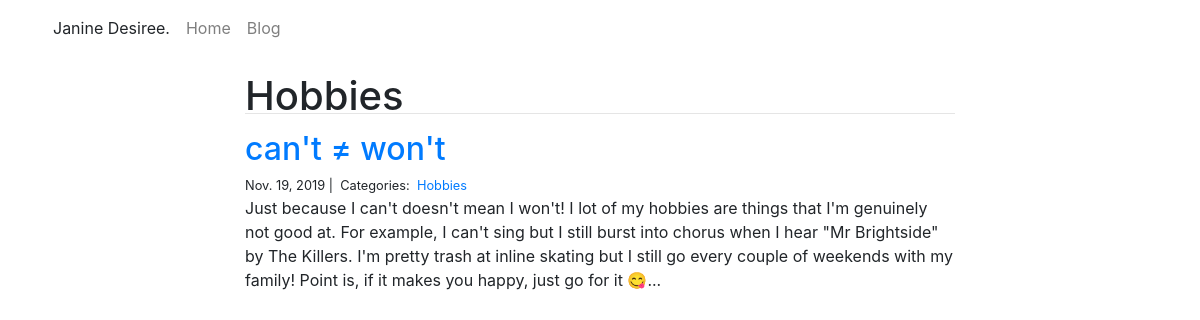
/blog/Hobbies/, run on an earlier commit of the app's database.
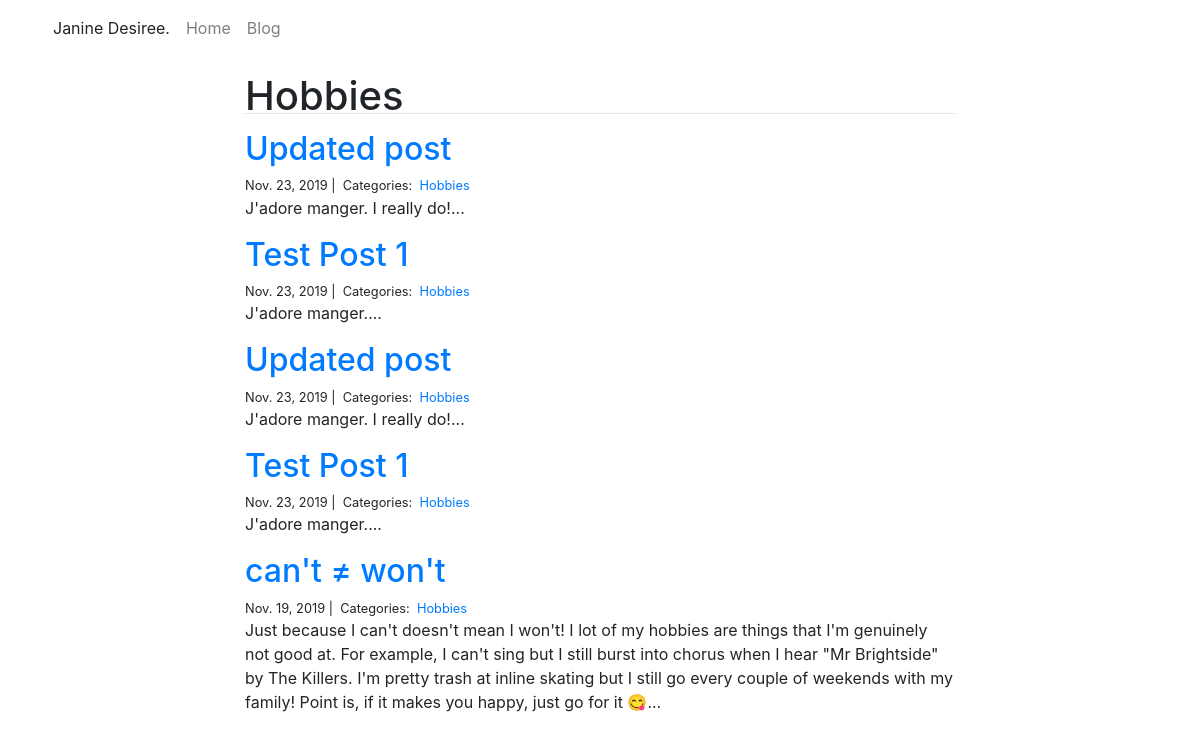
And on a later commit of the database.
### blog/models.py (models this page shows, shortened)
class Post(models.Model):
    title = models.CharField(max_length=255)
    body = models.TextField()
    created_on = models.DateTimeField(auto_now_add=True)
    last_modified = models.DateTimeField(auto_now=True)
    categories = models.ManyToManyField('Category', related_name='posts')

class Category(models.Model):
    name = models.CharField(max_length=20)

### blog/views.py (the view)
# urls.py: path("<category>/", views.blog_category, name="blog_category"),
def blog_category(request, category):
    posts = Post.objects.filter(
        categories__name__contains=category
    ).order_by(
        '-created_on'
    )
    context = {
        "category": category,
        "posts": posts
    }
    return render(request, "blog_category.html", context)

### blog/templates/blog_category.html
{% extends "base.html" %}
{% block page_content %}
<div class="col-md-8 offset-md-2">
    <h1>{{ category | title }}</h1>
    <hr>
    {% for post in posts %}
        <h2><a href="{% url 'blog_detail' post.pk%}">{{ post.title }}</a></h2>
        <small>
            {{ post.created_on.date }} |&nbsp;
            Categories:&nbsp;
            {% for category in post.categories.all %}
            <a href="{% url 'blog_category' category.name %}">
                {{ category.name }}
            </a>&nbsp;
            {% endfor %}
        </small>
        <p>{{ post.body | slice:":400" }}...</p>
    {% endfor %}
</div>
{% endblock %}

What changed in the data, as far as the page shows it:
added Post: title "Updated post", created_on "Nov. 23, 2019", body "J'adore manger. I really do!", Category (name "Hobbies")
added Post: title "Test Post 1", created_on "Nov. 23, 2019", body "J'adore manger.", Category (name "Hobbies")
added Post: title "Updated post", created_on "Nov. 23, 2019", body "J'adore manger. I really do!", Category (name "Hobbies")
added Post: title "Test Post 1", created_on "Nov. 23, 2019", body "J'adore manger.", Category (name "Hobbies")
